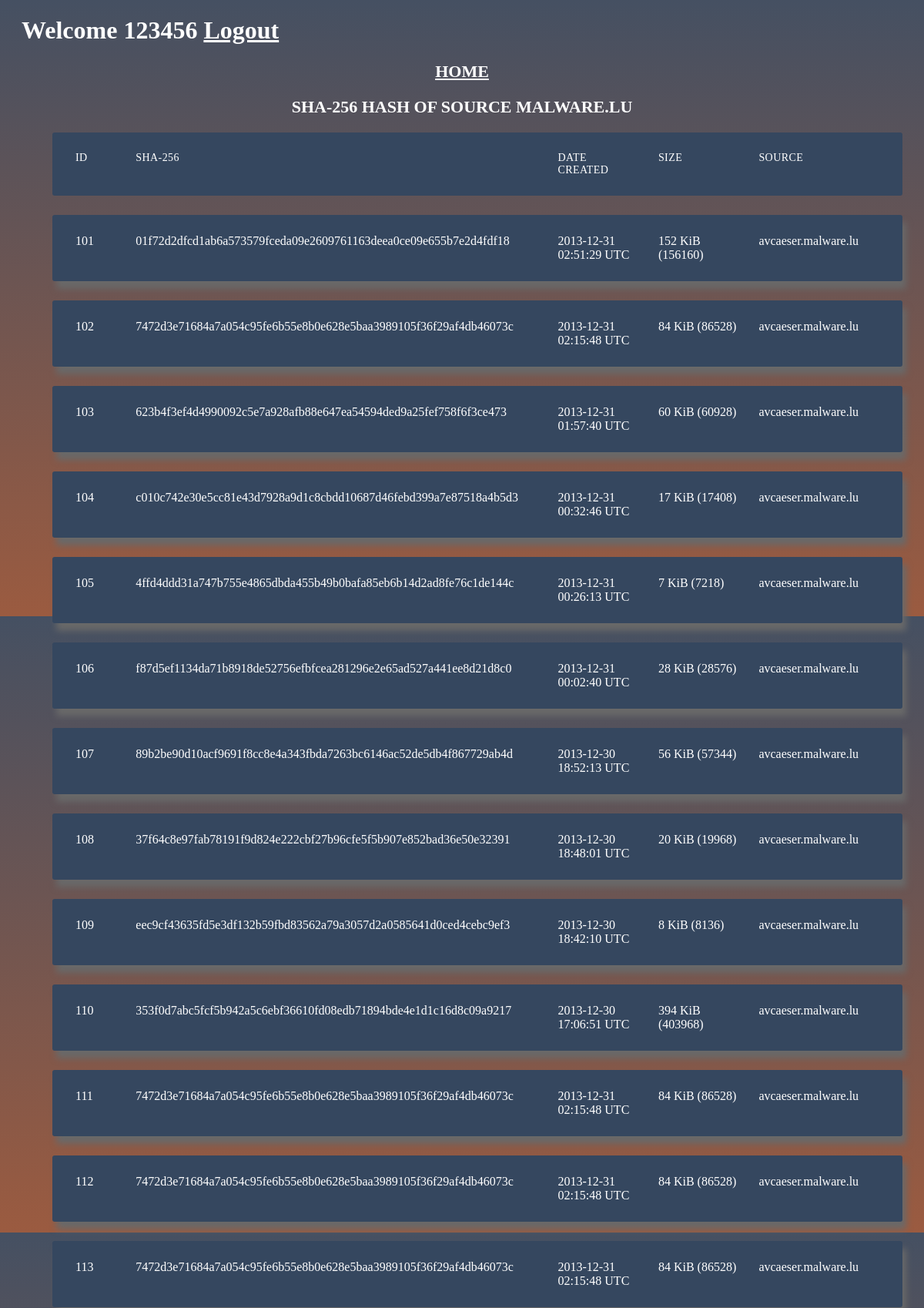
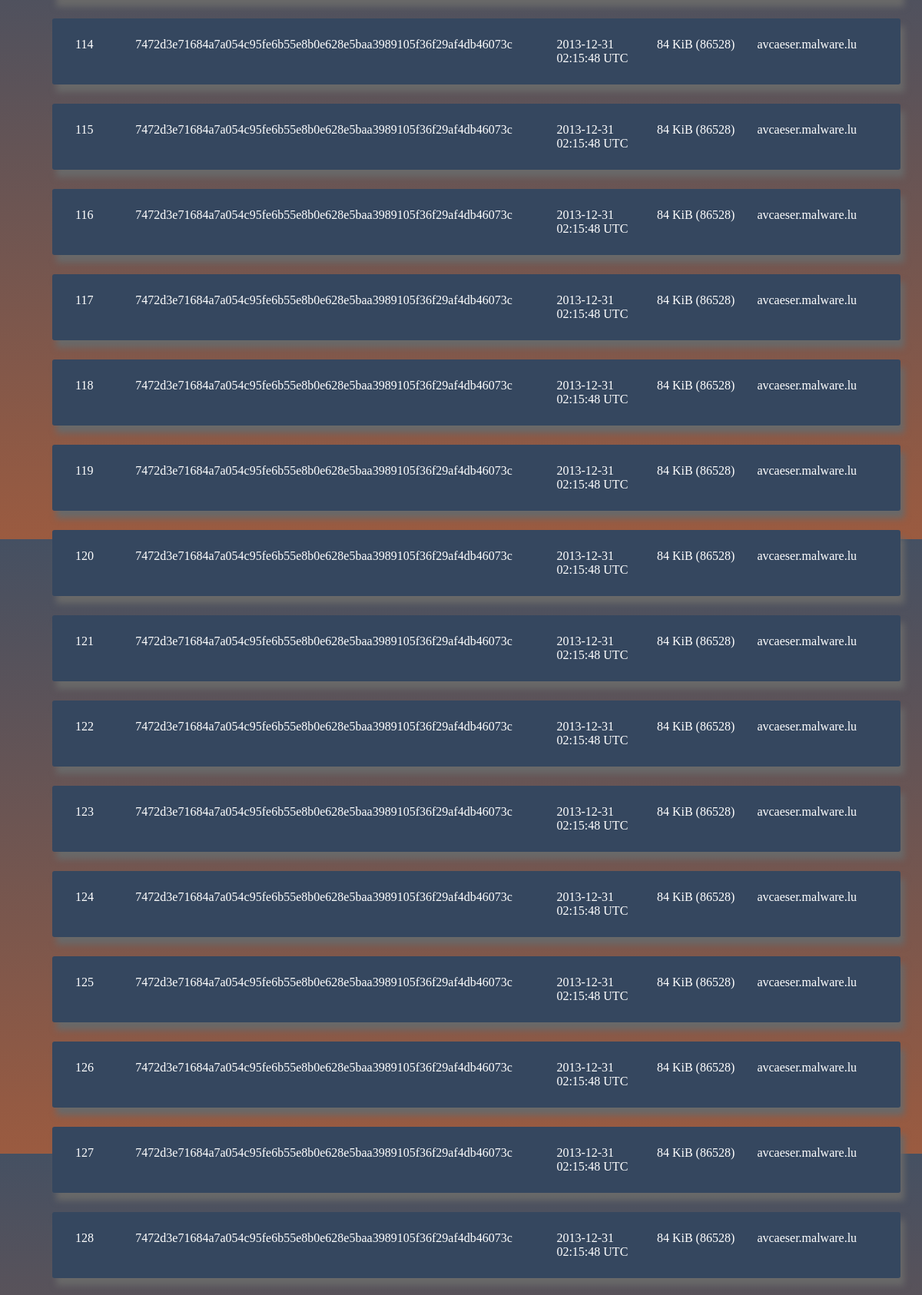
Page /source2_sha256 (signed in, upper part) on the committed database (2 pictures, top to bottom).
### hash_file/models.py (models this page shows, shortened)
class User(db.Model,UserMixin):
    id=db.Column(db.Integer,primary_key=True)
    name=db.Column(db.String(30),nullable=True)
    username=db.Column(db.String(20),unique=True,nullable=True)
    email=db.Column(db.String(30),unique=True,nullable=True)
    password=db.Column(db.String(40),unique=True,nullable=False)

class sha256(db.Model):
    id=db.Column(db.Integer,primary_key=True)
    hash=db.Column(db.String(400),nullable=True)
    date_created=db.Column(db.String(400),nullable=True)
    size=db.Column(db.String(400),nullable=True)
    source=db.Column(db.String(100),nullable=True)

### hash_file/routes.py (the view)
@app.route("/source2_sha256",methods=['GET','POST'])
def source2_sha256():
    try:
        data=sha256.query.filter(sha256.source=='avcaeser.malware.lu')
        return render_template('index2.html',title = 'HASH WORLD',data=data,str='SHA-256 HASH OF SOURCE MALWARE.LU',name=current_user.username)
    except:
        return redirect(url_for('error'))

### hash_file/routes.py (called while the page is built)
@login_manager.user_loader
def load_user(user_id):
    return User.query.get(int(user_id))

### hash_file/templates/index2.html (shortened to what this page needs)
<!DOCTYPE html>
<html lang="en" >
<head>
    <link rel="stylesheet" href="https://cdnjs.cloudflare.com/ajax/libs/meyer-reset/2.0/reset.min.css">
      <link rel="stylesheet" href="static/sty.css" type="text/css">
</head>
<body>
  <div class="container">
    <h1>  Welcome {{name}}  <a style="color: white" href='http://127.0.0.1:5000/logout'>Logout</a></h1>
  <h2 align='left'><a style="color: white" href='http://127.0.0.1:5000/basic'>HOME</h2></a><h2 align='centre'> {{str}}</h2>
  <ul class="responsive-table">
    <li class="table-header">
      <div class="col col-1">Id</div>
      <div class="col col-2">SHA-256</div>
      <div class="col col-3">Date Created</div>
      <div class="col col-4">Size</div>
      <div class="col col-5">Source</div>
    </li>
    {%for d in data%}
    <li class="table-row">
      <div class="col col-1" data-label="Id">{{d.id}}</div>
      <div class="col col-2" data-label="SHA-256">{{d.hash}}</div>
      <div class="col col-3" data-label="Date Created">{{d.date_created}}</div>
      <div class="col col-4" data-label="Size">{{d.size}}</div>
      <div class="col col-5" data-label="Source">{{d.source}}</div>
    </li>
    {%endfor%}
  </ul>
</div>
</body>
</html>

### hash_file/static/sty.css (style rules this page uses)
body { background: #9B5B40; background: -webkit-linear-gradient(#455062, #9B5B40); background: -o-linear-gradient(r#455062, #9B5B40); background: -moz-linear-gradient(#455062, #9B5B40); background: linear-gradient(#455062, #9B5B40); color:white ; font-family: tahoma; }
.container { max-width: 1500px; margin-left: 10px; margin-right: 10px; padding-left: 10px; padding-right: 10px; }
h2 { font-size: 22px; margin: 20px 0; text-align: center; }
.responsive-table li { border-radius: 3px; padding: 25px 30px; display: flex; justify-content: space-between; margin-bottom: 25px; }
.responsive-table .table-header { background-color: #35475F ; font-size: 14px; text-transform: uppercase; letter-spacing: 0.03em; }
.responsive-table .table-row { background-color: #35475F; box-shadow: 5px 10px 8px #696969; }
.responsive-table .col-1 { color: white; flex-basis: 5%; }
.responsive-table .col-2 { color: white; flex-basis: 50%; }
.responsive-table .col-3 { color: white; flex-basis: 10%; }
.responsive-table .col-4 { color: white; flex-basis: 10%; }
.responsive-table .col-5 { color: white; flex-basis: 15%; }

### rows in the picture
User: username "123456"
sha256: id "101", hash "01f72d2dfcd1ab6a573579fceda09e2609761163deea0ce09e655b7e2d4fdf18", date_created "2013-12-31 02:51:29 UTC", size "152 KiB (156160)", source "avcaeser.malware.lu"
sha256: id "102", hash "7472d3e71684a7a054c95fe6b55e8b0e628e5baa3989105f36f29af4db46073c", date_created "2013-12-31 02:15:48 UTC", size "84 KiB (86528)", source "avcaeser.malware.lu"
sha256: id "103", hash "623b4f3ef4d4990092c5e7a928afb88e647ea54594ded9a25fef758f6f3ce473", date_created "2013-12-31 01:57:40 UTC", size "60 KiB (60928)", source "avcaeser.malware.lu"
sha256: id "104", hash "c010c742e30e5cc81e43d7928a9d1c8cbdd10687d46febd399a7e87518a4b5d3", date_created "2013-12-31 00:32:46 UTC", size "17 KiB (17408)", source "avcaeser.malware.lu"
sha256: id "105", hash "4ffd4ddd31a747b755e4865dbda455b49b0bafa85eb6b14d2ad8fe76c1de144c", date_created "2013-12-31 00:26:13 UTC", size "7 KiB (7218)", source "avcaeser.malware.lu"
sha256: id "106", hash "f87d5ef1134da71b8918de52756efbfcea281296e2e65ad527a441ee8d21d8c0", date_created "2013-12-31 00:02:40 UTC", size "28 KiB (28576)", source "avcaeser.malware.lu"
sha256: id "107", hash "89b2be90d10acf9691f8cc8e4a343fbda7263bc6146ac52de5db4f867729ab4d", date_created "2013-12-30 18:52:13 UTC", size "56 KiB (57344)", source "avcaeser.malware.lu"
sha256: id "108", hash "37f64c8e97fab78191f9d824e222cbf27b96cfe5f5b907e852bad36e50e32391", date_created "2013-12-30 18:48:01 UTC", size "20 KiB (19968)", source "avcaeser.malware.lu"
sha256: id "109", hash "eec9cf43635fd5e3df132b59fbd83562a79a3057d2a0585641d0ced4cebc9ef3", date_created "2013-12-30 18:42:10 UTC", size "8 KiB (8136)", source "avcaeser.malware.lu"
sha256: id "110", hash "353f0d7abc5fcf5b942a5c6ebf36610fd08edb71894bde4e1d1c16d8c09a9217", date_created "2013-12-30 17:06:51 UTC", size "394 KiB (403968)", source "avcaeser.malware.lu"
sha256: id "111", hash "7472d3e71684a7a054c95fe6b55e8b0e628e5baa3989105f36f29af4db46073c", date_created "2013-12-31 02:15:48 UTC", size "84 KiB (86528)", source "avcaeser.malware.lu"
sha256: id "112", hash "7472d3e71684a7a054c95fe6b55e8b0e628e5baa3989105f36f29af4db46073c", date_created "2013-12-31 02:15:48 UTC", size "84 KiB (86528)", source "avcaeser.malware.lu"
sha256: id "113", hash "7472d3e71684a7a054c95fe6b55e8b0e628e5baa3989105f36f29af4db46073c", date_created "2013-12-31 02:15:48 UTC", size "84 KiB (86528)", source "avcaeser.malware.lu"
sha256: id "114", hash "7472d3e71684a7a054c95fe6b55e8b0e628e5baa3989105f36f29af4db46073c", date_created "2013-12-31 02:15:48 UTC", size "84 KiB (86528)", source "avcaeser.malware.lu"
sha256: id "115", hash "7472d3e71684a7a054c95fe6b55e8b0e628e5baa3989105f36f29af4db46073c", date_created "2013-12-31 02:15:48 UTC", size "84 KiB (86528)", source "avcaeser.malware.lu"
sha256: id "116", hash "7472d3e71684a7a054c95fe6b55e8b0e628e5baa3989105f36f29af4db46073c", date_created "2013-12-31 02:15:48 UTC", size "84 KiB (86528)", source "avcaeser.malware.lu"
sha256: id "117", hash "7472d3e71684a7a054c95fe6b55e8b0e628e5baa3989105f36f29af4db46073c", date_created "2013-12-31 02:15:48 UTC", size "84 KiB (86528)", source "avcaeser.malware.lu"
sha256: id "118", hash "7472d3e71684a7a054c95fe6b55e8b0e628e5baa3989105f36f29af4db46073c", date_created "2013-12-31 02:15:48 UTC", size "84 KiB (86528)", source "avcaeser.malware.lu"
sha256: id "119", hash "7472d3e71684a7a054c95fe6b55e8b0e628e5baa3989105f36f29af4db46073c", date_created "2013-12-31 02:15:48 UTC", size "84 KiB (86528)", source "avcaeser.malware.lu"
sha256: id "120", hash "7472d3e71684a7a054c95fe6b55e8b0e628e5baa3989105f36f29af4db46073c", date_created "2013-12-31 02:15:48 UTC", size "84 KiB (86528)", source "avcaeser.malware.lu"
sha256: id "121", hash "7472d3e71684a7a054c95fe6b55e8b0e628e5baa3989105f36f29af4db46073c", date_created "2013-12-31 02:15:48 UTC", size "84 KiB (86528)", source "avcaeser.malware.lu"
sha256: id "122", hash "7472d3e71684a7a054c95fe6b55e8b0e628e5baa3989105f36f29af4db46073c", date_created "2013-12-31 02:15:48 UTC", size "84 KiB (86528)", source "avcaeser.malware.lu"
sha256: id "123", hash "7472d3e71684a7a054c95fe6b55e8b0e628e5baa3989105f36f29af4db46073c", date_created "2013-12-31 02:15:48 UTC", size "84 KiB (86528)", source "avcaeser.malware.lu"
sha256: id "124", hash "7472d3e71684a7a054c95fe6b55e8b0e628e5baa3989105f36f29af4db46073c", date_created "2013-12-31 02:15:48 UTC", size "84 KiB (86528)", source "avcaeser.malware.lu"
sha256: id "125", hash "7472d3e71684a7a054c95fe6b55e8b0e628e5baa3989105f36f29af4db46073c", date_created "2013-12-31 02:15:48 UTC", size "84 KiB (86528)", source "avcaeser.malware.lu"
sha256: id "126", hash "7472d3e71684a7a054c95fe6b55e8b0e628e5baa3989105f36f29af4db46073c", date_created "2013-12-31 02:15:48 UTC", size "84 KiB (86528)", source "avcaeser.malware.lu"
sha256: id "127", hash "7472d3e71684a7a054c95fe6b55e8b0e628e5baa3989105f36f29af4db46073c", date_created "2013-12-31 02:15:48 UTC", size "84 KiB (86528)", source "avcaeser.malware.lu"
sha256: id "128", hash "7472d3e71684a7a054c95fe6b55e8b0e628e5baa3989105f36f29af4db46073c", date_created "2013-12-31 02:15:48 UTC", size "84 KiB (86528)", source "avcaeser.malware.lu"

### other values in the picture
{{ str }} "SHA-256 HASH OF SOURCE MALWARE.LU"
